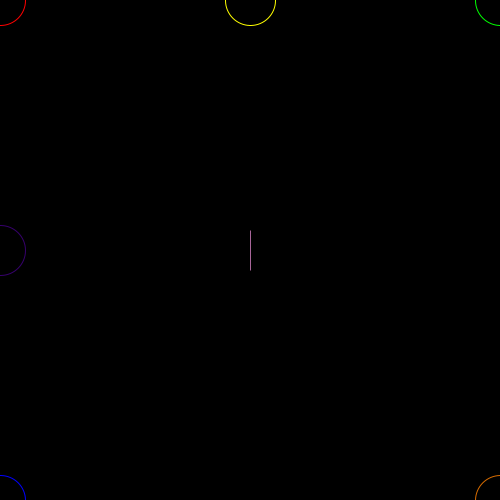
Frame 1 (no input)
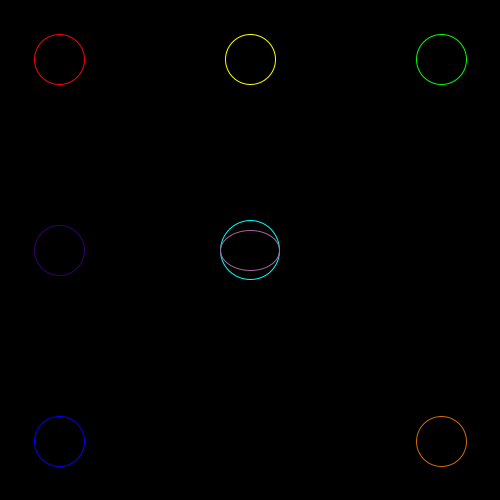
Frame 60 (the mouse pressed at the canvas centre just before this capture)
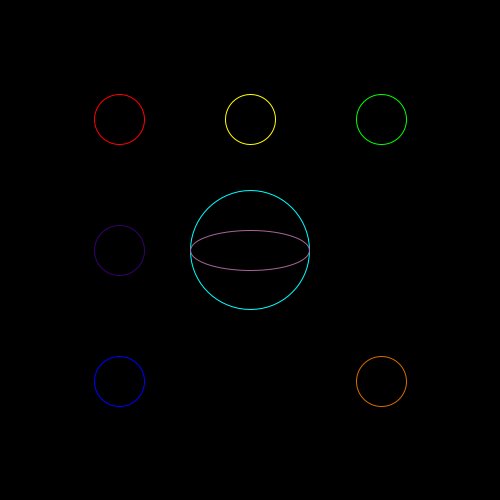
Frame 120 (the mouse held since frame 60 and released just before this capture)

The Processing sketch that drew these frames (run headless with seeded random() and noise(); from frame 60 on, the mouse is pressed at the canvas centre):

// Processing sketch: processing_72266
// ── processing_72266.pde

//Victor Murillo, CP1 mods 16-17, Functions and Animations
int x = 0;
int change = 1;
void setup()
{
  size(500, 500);
  smooth();
  noFill();
  frameRate(45);
}
void draw()
{
  background(0);
  stroke(255,0,0);
  ellipse(x, x, 50, 50);
  stroke(0,255,0);
  ellipse(500-x,x,50,50);
  stroke(0,255,255);
  ellipse(250, 250, x, x);
  stroke(255,255,0);
  ellipse(250,x,50,50);
  stroke(0,0,255);
  ellipse(x,500-x,50,50);
  stroke(54,0,108);
  ellipse(x,250,50,50);
  stroke(214,107,0);
  ellipse(500-x,500-x,50,50);
  stroke(167,101,153);
  ellipse(250,250,x,40);
  x = x + change;
  if (x > 500)
  {
    change = -1;
  }
  if (x < 0)
  {
    change = 1;
  }
}
